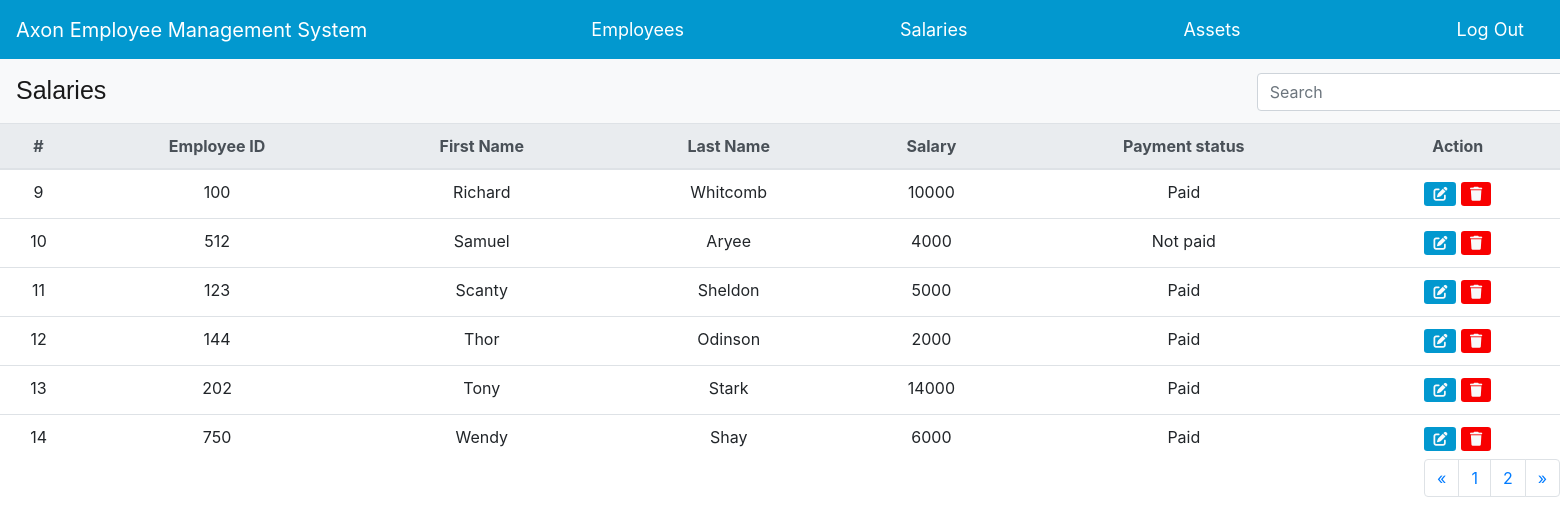
Screenshot of /Salary Page.php?page=2 (signed in) with the database file from the repository.
### tables this page shows
CREATE TABLE `employee` (
  `insert_time` datetime DEFAULT NULL,
  `employee_Id` int(11) NOT NULL,
  `first_name` varchar(10) NOT NULL,
  `last_name` varchar(20) NOT NULL,
  `date_of_birth` date NOT NULL,
  `salary` decimal(10,0) NOT NULL,
  `payment_status` enum('Not paid','Paid') NOT NULL,
  `payment_status_update_time` datetime DEFAULT NULL,
  `role_Id` varchar(10) DEFAULT NULL,
  `asset_Id` int(11) DEFAULT NULL,
  `asset_update_time` datetime DEFAULT NULL,
  `department_Id` int(11) DEFAULT NULL
);

### pagination.php (called while the page is built, shortened)
<?php
    include "config.php";
    $recordsPerPage = number;
    if (isset($_GET['page'])) {
      $currentPage = $_GET['page'];
    }
    else {
      $currentPage = 1;
    }
    $start = ($currentPage - 1) * $recordsPerPage;
    $totalRecordsQuery = "SELECT COUNT(*) AS total FROM Employee";
    $totalResult = mysqli_query($conn, $totalRecordsQuery);
    $totalRecords = mysqli_fetch_assoc($totalResult)['total'];
    $totalPages = ceil($totalRecords / $recordsPerPage);
?>

### Salary Page.php (the view, shortened to what this page needs)
<?php
    include "config.php";
    include "pagination.php";
?>
<html lang="en">
<head>
    <link rel="stylesheet" href="https://cdn.jsdelivr.net/npm/bootstrap@4.4.1/dist/css/bootstrap.min.css">
    <link rel="stylesheet" href="https://cdnjs.cloudflare.com/ajax/libs/font-awesome/6.1.1/css/all.min.css"/>
    <link rel="stylesheet" href="./Tables.css">
</head>
<header>
   <nav class="navbar navbar-expand-lg navbar-light" style="background-color: #0298cf;">
    <a class="navbar-brand" href="Home Page.php" style="color: white;">Axon Employee Management System</a>
    <div class="collapse navbar-collapse" id="navbarNavAltMarkup">
      <div class="navbar-nav">
        <a class="nav-item nav-link active" href="Employee Page.php" style="color: white;">Employees <span class="sr-only">(current)</span></a>
        <a class="nav-item nav-link" href="Salary Page.php" style="color: white;">Salaries</a>
        <a class="nav-item nav-link" href="Asset Page.php" style="color: white;">Assets</a>
        <a class="nav-item nav-link" href="logout.php" style="color: white;">
          Log Out
        </a>
      </div>
    </div>
  </nav>
</header>
<body>
    <nav class="navbar navbar-light bg-light justify-content-between">
        <a class="navbar-brand" style="font-size: 25;font-family:Arial, Helvetica, sans-serif;">Salaries</a>
    </nav>
<table class="table table-hover" id="salary_table" style="margin-top: -8px;">
      <thead class="thead-light" style="text-align:center;">
          <tr>
              <th scope="col">#</th>
              <th scope="col">Employee ID</th>
              <th scope="col">First Name</th>
              <th scope="col">Last Name</th>
              <th scope="col">Salary</th>
              <th scope="col">Payment status</th>
              <th scope="col">Action</th>
          </tr>
      </thead>
	<?php
		$salary_page = $conn->query("SELECT * FROM Employee ORDER BY
    first_name ASC LIMIT $start, $recordsPerPage;");
    $salary_res = $salary_page->fetch_all(MYSQLI_ASSOC);
    ?>
   <?php $i= $start + 1; foreach ($salary_res as $row): ?>
	 <tr>
      <td scope="row"><?php echo $i++;?></td>
      <td scope="row"><?php echo $row['employee_Id'];?></td>
      <td scope="row"><?php echo $row['first_name'];?></td>
      <td scope="row"><?php echo $row['last_name'];?></td>
      <td scope="row"><?php echo $row['salary'];?></td>
      <td scope="row"><?php echo $row['payment_status'];?></td>
      <td scope="row">
            <button class="btn btn-sm text-light edit" data-toggle="modal" data-target="#update_salary<?php echo $row['employee_Id'];?>"><i class="fa-solid fa-pen-to-square"></i></button>
            <button class="btn btn-sm text-light delete" data-toggle="modal" data-target="#del_salary<?php echo $row['employee_Id'];?>"><i class="fa-solid fa-trash"></i></button>
      </td>
	 </tr>
<?php
  endforeach;
?>
		</table>
         <nav style="margin-top:-20px;" id="salary_pagination">
            <ul class="pagination justify-content-end">
              <li class="page-item">
                <?php if ($currentPage > 1) {$prevPage = $currentPage - 1;} ?>
                <a class="page-link" href="Salary Page.php?page=<?php echo $prevPage; ?>" aria-label="Previous" >
                  <span aria-hidden="true">&laquo;</span>
                </a>
              </li>
              <?php
                  for ($i=1; $i <= $totalPages; $i++):
              ?>
              <li class="page-item">
                <a class="page-link" href="Salary Page.php?page=<?php echo $i; ?>"><?php echo $i; ?></a>
              </li>
              <?php endfor; ?>
              <li class="page-item">
                <a class="page-link" href="Salary Page.php?page=<?php echo $nextPage; ?>" aria-label="Next">
                  <span aria-hidden="true">&raquo;</span>
                </a>
              </li>
            </ul>
        </nav>
</body>
</html>

### Tables.css (style rules this page uses)
.nav-item { margin-left: 200px; padding-left:50%; font-size: 18px; }
td button:nth-child(1) { background-color: #0298cf; }
td button:nth-child(2) { background-color: #f80000; }
tr { width: 100%; }
td { text-align: center; }

### rows the page displays
employee: employee_Id "100", first_name "Richard", last_name "Whitcomb", salary "10000", payment_status "Paid"
employee: employee_Id "512", first_name "Samuel", last_name "Aryee", salary "4000", payment_status "Not paid"
employee: employee_Id "123", first_name "Scanty", last_name "Sheldon", salary "5000", payment_status "Paid"
employee: employee_Id "144", first_name "Thor", last_name "Odinson", salary "2000", payment_status "Paid"
employee: employee_Id "202", first_name "Tony", last_name "Stark", salary "14000", payment_status "Paid"
employee: employee_Id "750", first_name "Wendy", last_name "Shay", salary "6000", payment_status "Paid"
